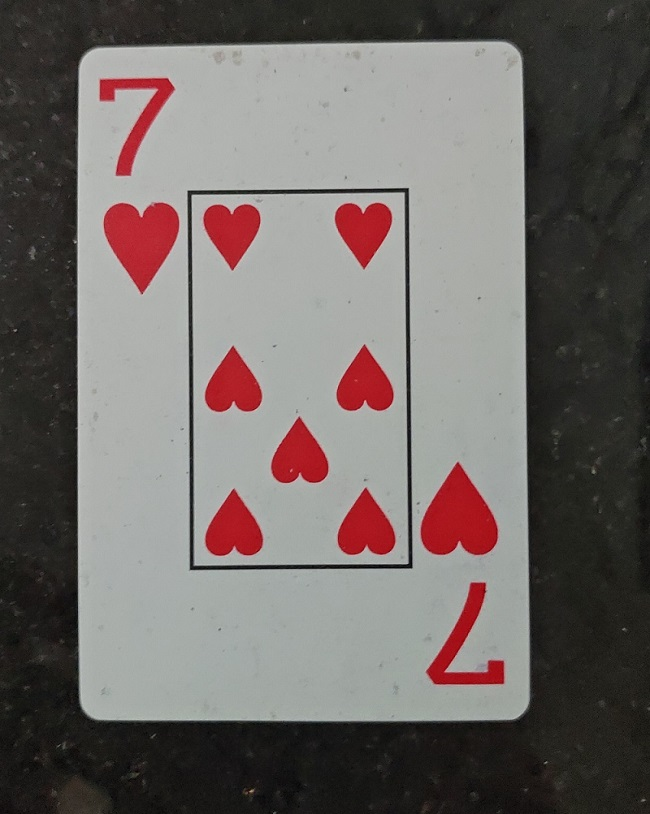
#> input picture card/card.jpg, 650 x 814 px
$ python file02.py   (older library calls are emulated)
#> lines starting #> are read from the running program, lines starting #| are printed output that depends on the picture; after the words box and inside, x2 and y2 are one past the last pixel; in counts of white or black regions, pixels touching at a corner belong together
import cv2
import numpy as np
imagem=cv2.imread("card.jpg")
#> imagem is the input picture: shape (814, 650, 3); mean B, G, R 102.1, 104.7, 111.9


rectKernel = cv2.getStructuringElement(cv2.MORPH_RECT, ( 5,13))
squareKernel = cv2.getStructuringElement(cv2.MORPH_RECT, (3, 3))
regions = []

# Converte a imagem em escala de cinza e aplica a operação blackhat
gray = cv2.cvtColor(imagem, cv2.COLOR_BGR2GRAY)
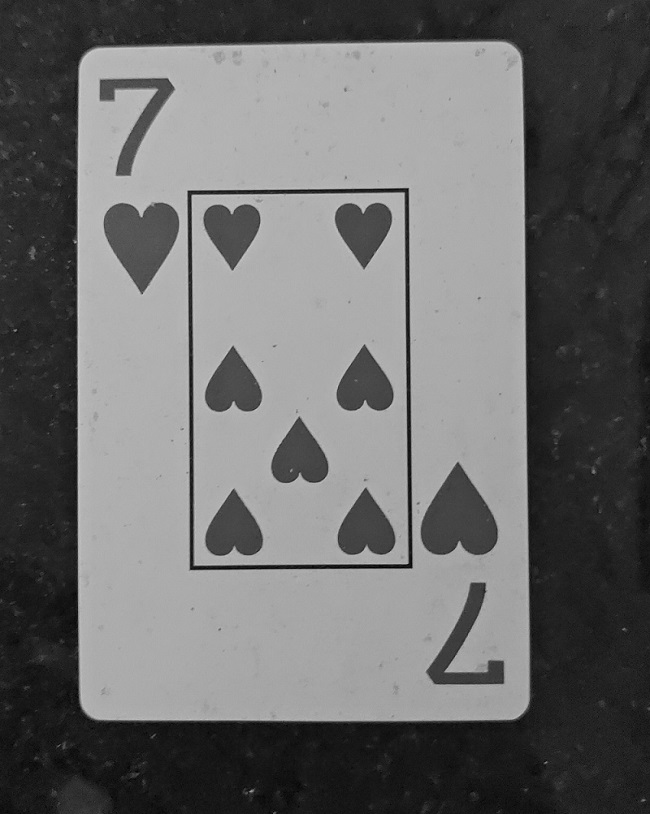
#> gray: shape (814, 650); min 0, max 217, mean 106.6
blackhat = cv2.morphologyEx(gray, cv2.MORPH_BLACKHAT, rectKernel)
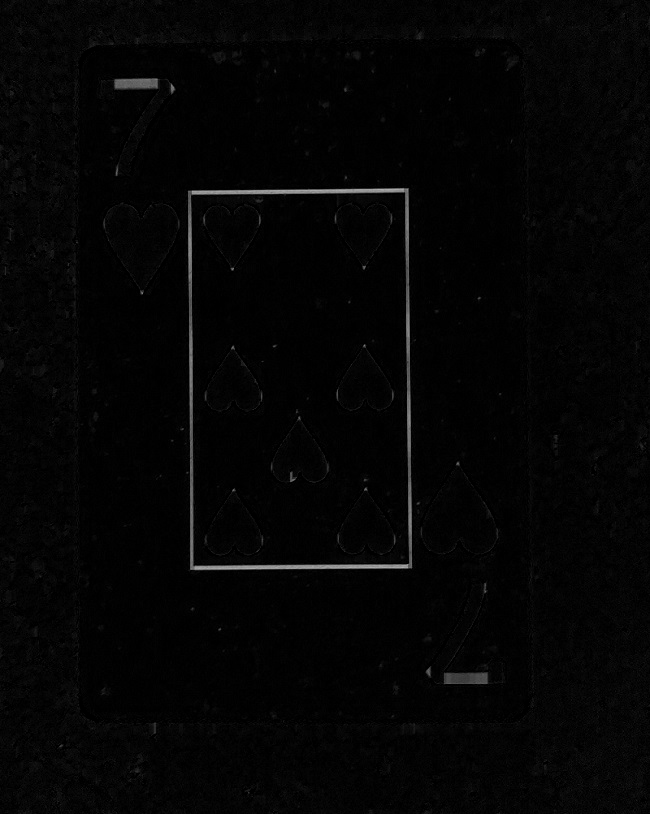
#> blackhat: shape (814, 650); min 0, max 176, mean 4.5

# Encontra regiões na imagem que sejam leves
light = cv2.morphologyEx(gray, cv2.MORPH_CLOSE, squareKernel)
light = cv2.threshold(light, 80, 255, cv2.THRESH_BINARY)[1]
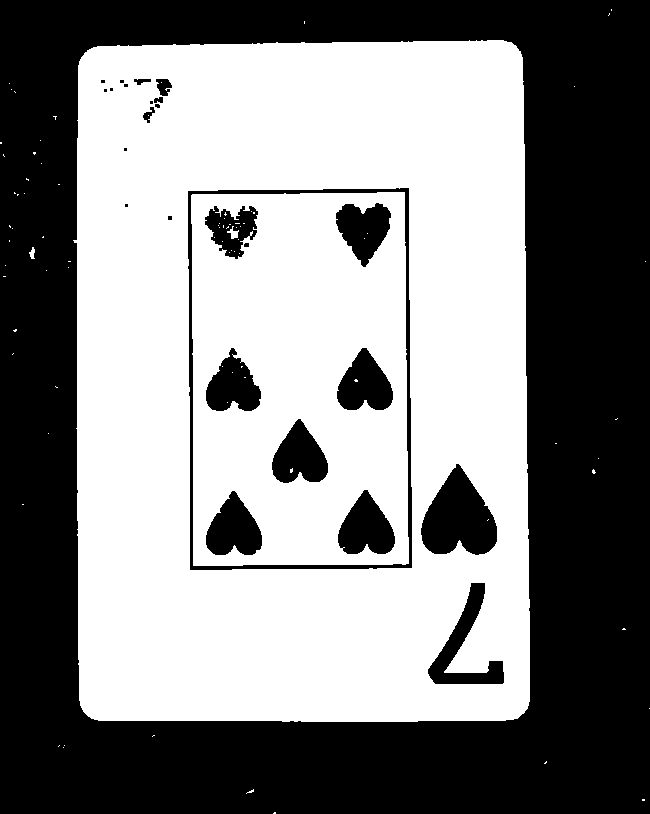
#> light: shape (814, 650); 52.5% white; 26 black regions (11 under 20 px), largest, box (x1, y1, x2, y2) and area: (0, 0, 650, 814) 224605, (421, 464, 497, 555) 4449, (188, 188, 412, 570) 4196
cv2.imshow("Imagem Light 1", light)

# Calcula a representação de gradiente de Scharr da imagem do blackhat na direção x e dimensiona a imagem resultante na faixa [0, 255]
gradX=cv2.Laplacian(blackhat,cv2.CV_8U)
# gradX = cv2.Sobel(blackhat, ddepth=cv2.CV_32F , dx=1, dy=0, ksize=-1)
# gradX = np.absolute(gradX)
# (minVal, maxVal) = (np.min(gradX), np.max(gradX))
# gradX = (255 * ((gradX - minVal) / (maxVal - minVal))).astype("uint8")
cv2.imshow("Imagem Laplace", gradX)

# Blur da representação do gradiente, aplica uma operação de fechamento e threshold a imagem usando o método de Otsu
gradX = cv2.GaussianBlur(gradX, (5, 5), 0)
gradX = cv2.morphologyEx(gradX, cv2.MORPH_CLOSE, rectKernel)
thresh = cv2.threshold(gradX, 0, 255, cv2.THRESH_BINARY | cv2.THRESH_OTSU)[1]
#> thresh: shape (814, 650); 2.1% white; 84 white regions (61 under 20 px), largest, box (x1, y1, x2, y2) and area: (182, 186, 414, 572) 9612, (442, 671, 489, 686) 404, (113, 76, 160, 92) 178
cv2.imshow("Imagem Limiar 1", thresh)

# Realiza uma série de erosões e dilatações na imagem
thresh = cv2.erode(thresh, None, iterations=2)
#> thresh: shape (814, 650); 0.92% white; 11 white regions (8 under 20 px), largest, box (x1, y1, x2, y2) and area: (188, 188, 412, 570) 4644, (445, 673, 456, 684) 107, (482, 673, 486, 684) 44
thresh = cv2.dilate(thresh, None, iterations=2)
#> thresh: shape (814, 650); 1.9% white; 11 white regions, largest, box (x1, y1, x2, y2) and area: (186, 186, 414, 572) 9432, (443, 671, 458, 686) 211, (480, 671, 488, 686) 120
cv2.imshow("Imagem Erosao 1", thresh)

# Obtém o bitwise 'e' entre as regiões 'light' da imagem, então executa outra série de erosões e dilatação
thresh = cv2.bitwise_and(thresh, thresh, mask=light)
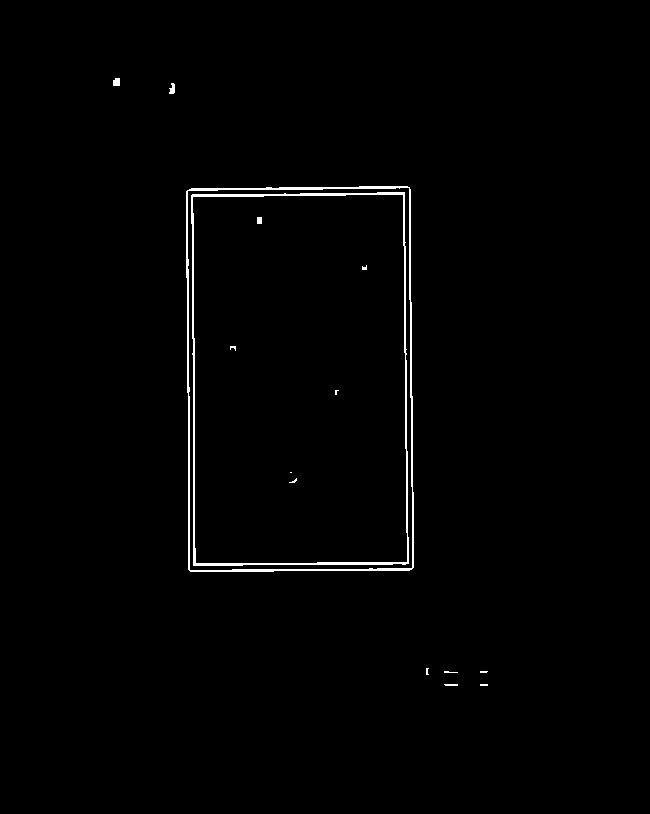
#> thresh: shape (814, 650); 1% white in thin lines or dots, all inside (x1, y1, x2, y2) = (113, 78, 488, 686)
thresh = cv2.dilate(thresh, None, iterations=2)
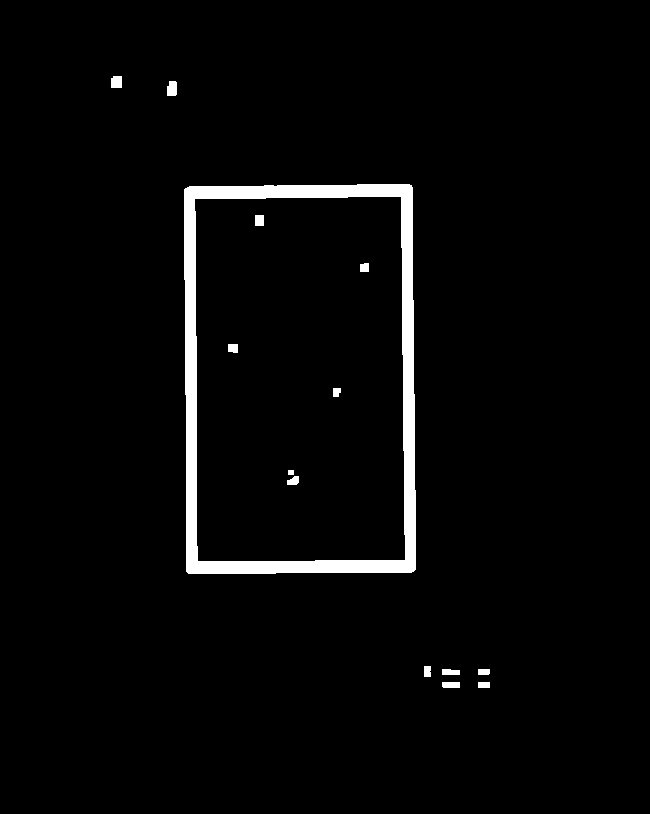
#> thresh: shape (814, 650); 2.9% white; 14 white regions, largest, box (x1, y1, x2, y2) and area: (184, 184, 416, 574) 14220, (167, 81, 177, 96) 138, (111, 76, 122, 88) 128
thresh = cv2.erode(thresh, None, iterations=1)
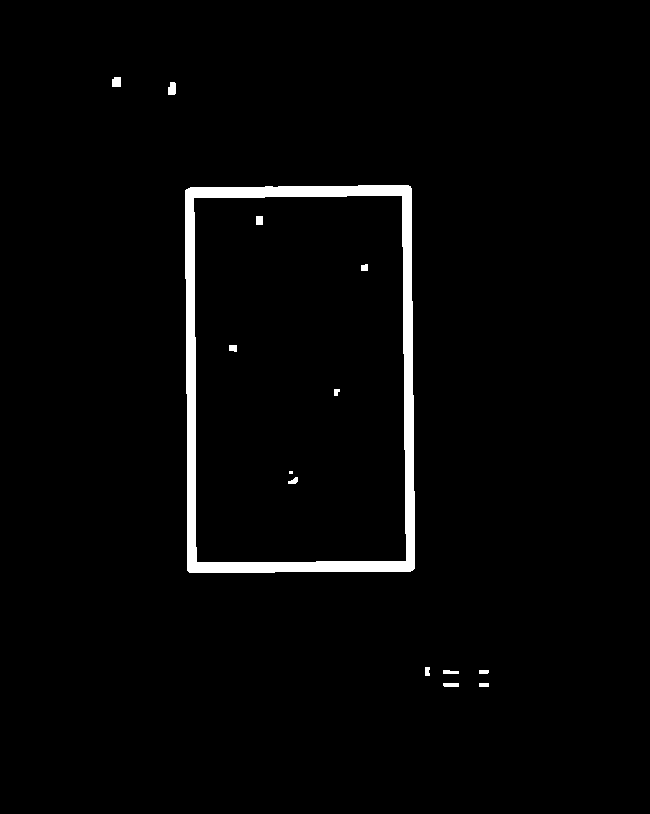
#> thresh: shape (814, 650); 2.4% white; 14 white regions (1 under 20 px), largest, box (x1, y1, x2, y2) and area: (185, 185, 415, 573) 11826, (168, 82, 176, 95) 92, (112, 77, 121, 87) 86
thresh = cv2.morphologyEx(thresh, cv2.MORPH_OPEN, cv2.getStructuringElement(cv2.MORPH_RECT, (3, 3)),iterations=4)
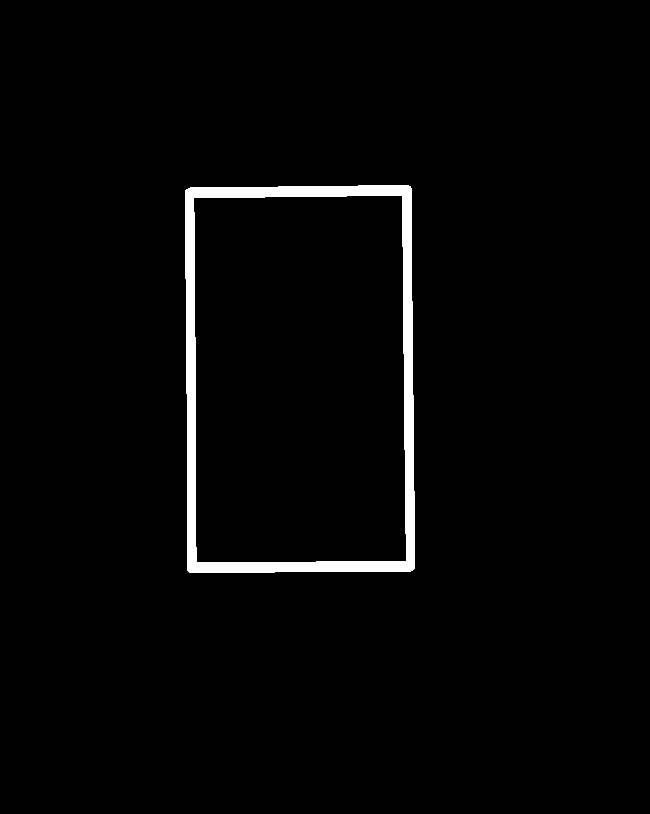
#> thresh: shape (814, 650); 2.2% white; 1 white region, box (x1, y1, x2, y2) and area: (185, 185, 415, 573) 11818

#> (the run stopped early here; a loop or call above may not have finished)
